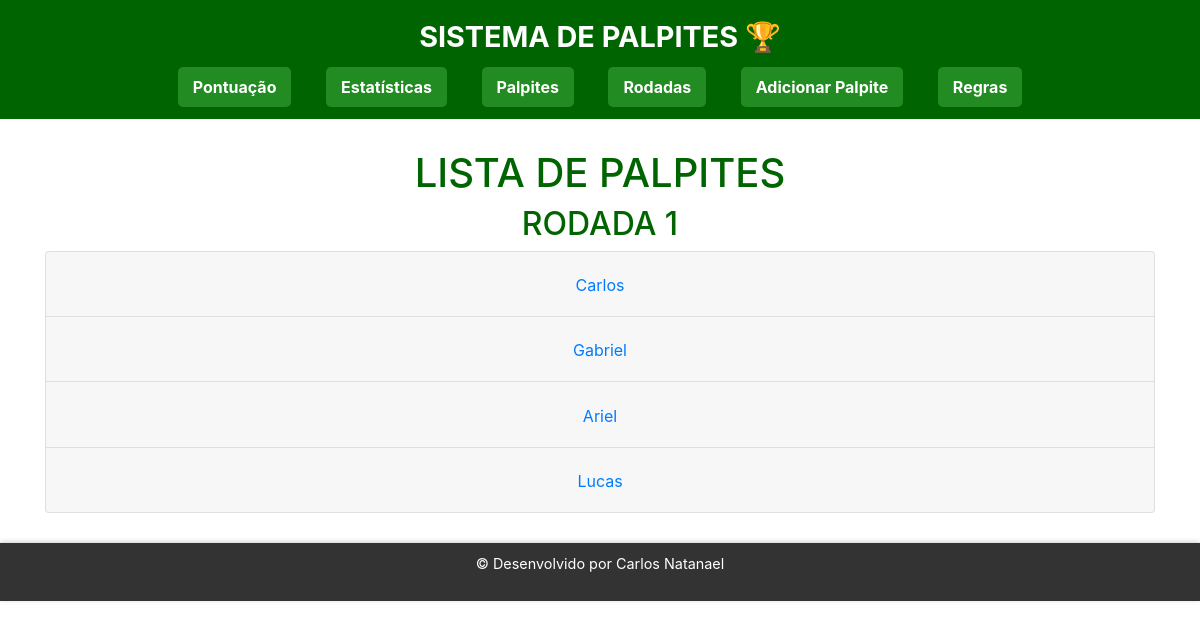
The app's page /palpites, older data.
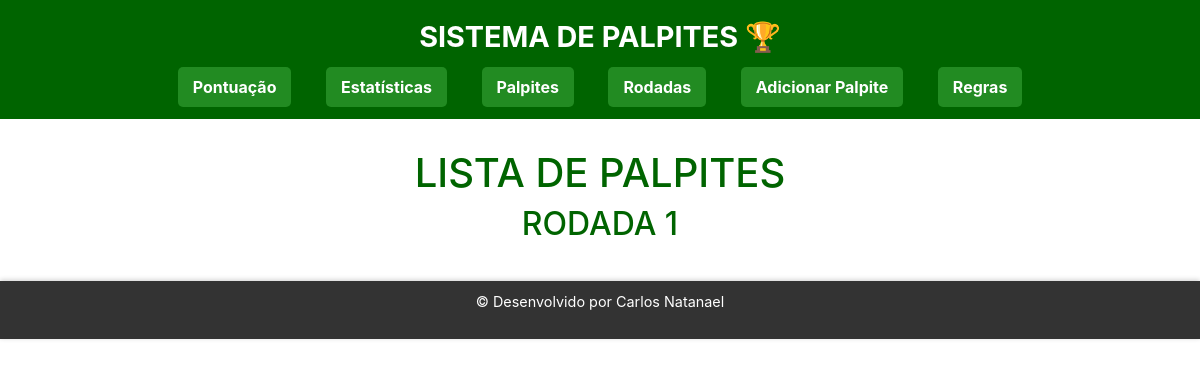
The same page, newer data.
### tables this page shows
CREATE TABLE palpites (
        id INTEGER PRIMARY KEY AUTOINCREMENT,
        nome TEXT,
        time1 TEXT,
        time2 TEXT,
        gol_time1 INTEGER,
        gol_time2 INTEGER,
        resultado TEXT,
        status TEXT
    );

### app.py (the view)
@app.route('/palpites')
def exibir_palpites():
    conn = get_db_connection()
    palpites = conn.execute("SELECT * FROM palpites").fetchall()
    conn.close()
    palpites_agrupados = {}
    for palpite in palpites:
        nome = palpite['nome']
        if nome not in palpites_agrupados:
            palpites_agrupados[nome] = []
        palpites_agrupados[nome].append(palpite)
    return render_template('palpites.html', palpites_agrupados=palpites_agrupados)

### app.py (called while the page is built)
def get_db_connection():
    conn = sqlite3.connect('palpites.db')
    conn.row_factory = sqlite3.Row
    return conn

### templates/palpites.html (shortened to what this page needs)
<!DOCTYPE html>
<html lang="pt">
<head>
    <link rel="stylesheet" href="{{ url_for('static', filename='palpites.css') }}">
    <link rel="stylesheet" href="https://stackpath.bootstrapcdn.com/bootstrap/4.5.2/css/bootstrap.min.css">
</head>
<body>
    <header>
        <h1 class="bar">Sistema de Palpites 🏆</h1>
        <nav>
            <a href="{{ url_for('index') }}">Pontuação</a>
            <a href="{{ url_for('estatisticas') }}">Estatísticas</a>
            <a href="{{ url_for('exibir_palpites') }}">Palpites</a>
            <a href="{{ url_for('exibir_rodadas') }}">Rodadas</a>
            <a href="{{ url_for('adicionar_palpites') }}">Adicionar Palpite</a>
            <a href="{{ url_for('regra') }}">Regras</a>
        </nav>
    </header>
    <main class="container">
        <h1>Lista de Palpites</h1>
        <h2>Rodada 1</h2>
        <div class="accordion" id="accordionPalpites">
            {% for nome, palpites_por_nome in palpites_agrupados.items() %}
            <div class="card">
                <div class="card-header" id="heading{{ loop.index }}">
                    <h2 class="mb-0">
                        <button class="btn btn-link" type="button" data-toggle="collapse" data-target="#collapse{{ loop.index }}" aria-expanded="true" aria-controls="collapse{{ loop.index }}">
                            {{ nome }}
                        </button>
                    </h2>
                </div>
            </div>
            {% endfor %}
        </div>
    </main>
    <footer>
        <p>© Desenvolvido por Carlos Natanael</p>
    </footer>
</body>
</html>

### static/palpites.css (style rules this page uses)
body { font-family: 'Segoe UI', Tahoma, Geneva, Verdana, sans-serif; margin: 0; padding: 0; background-color: #e0e0e0; }
header { background-color: #006400; color: #fff; padding: 20px 0; text-align: center; }
header h1 { font-size: 2em; margin: 0; font-weight: bold; text-transform: uppercase; }
nav { margin-top: 10px; }
nav a { color: #fff; font-weight: bold; text-decoration: none; margin: 0 15px; padding: 10px 15px; background-color: #228B22; border-radius: 5px; transition: background-color 0.3s; }
main { padding: 30px; text-align: center; }
h1 { color: #006400; font-size: 1.8em; margin-bottom: 20px; text-transform: uppercase; }
h2 { color: #006400; font-size: 1.8em; margin-bottom: 20px; text-transform: uppercase; }
footer { background-color: #333; color: #fff; padding: 10px 0; text-align: center; position: relative; width: 100%; font-size: 0.9em; box-shadow: 0 -1px 5px rgba(0, 0, 0, 0.2); }
.bar { color: #ffffff; font-size: 1.8em; margin-bottom: 20px; text-transform: uppercase; text-align: center; }

Row changes from the older to the newer data that the page shows:
removed palpites: nome "Carlos"
removed palpites: nome "Gabriel"
removed palpites: nome "Ariel"
removed palpites: nome "Lucas"
